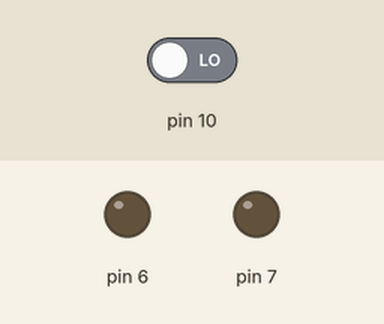
Bench run of a sketch on a simulated Arduino Uno, built with avr-gcc and run on an emulated ATmega328P. On the bench: output pins drawn as LEDs (lit = HIGH). The test bench sets the inputs (shaded band); at power-on: pin 10 LOW. What the sketch prints to the serial monitor is not drawn.

Above: at 1.2 s.
1.3 s: pin 10 driven HIGH
At 1.7 s:
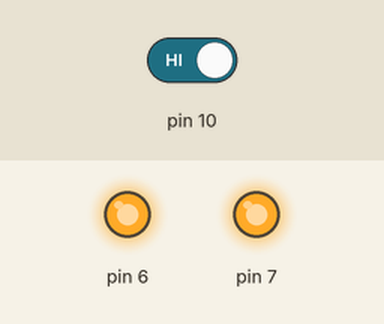
2.8 s: pin 10 driven LOW
At 4.1 s:
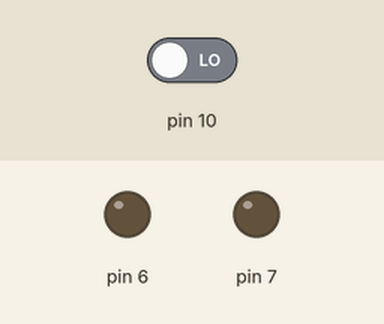
Timing chart, 0 to 5.8 s (numbered marks = the images above; inputs shaded):
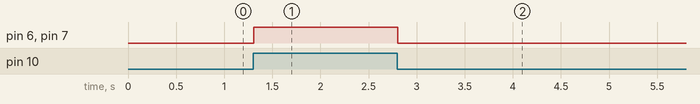

The sketch:

ButtonExample.ino
```cpp
/*
* Button (Sensor)
* Bomani Oseni McClendon
*
* You can think of a button as a simple digital sensor. The state
* of the button can be read as a digital input by the Arduino.
* In this example, we'll (trivially) turn on and off two LEDs
* based on whether or not the button is pressed.
*
* Consider finding the appropriate datasheet for your sensor.
*
*/
int buttonState = 0;

void setup() {
  //  Begin Serial Port
  Serial.begin(9600);

  //  Setup digital input for reading the button's state.
  pinMode(10, INPUT);

  //  Setup digital outputs for turning on LEDs connected
  //  to pins 6 and 7.
  pinMode(6, OUTPUT);
  pinMode(7, OUTPUT);
}

void loop() {
  // Read the sate of the button and save it in a global variable.
  buttonState = digitalRead(10);

  //  Print the reading to the Serial monitor.
  Serial.println(buttonState);

  //  Use an if-else statement to define how the program should
  //  respond when the button is pressed or or unpressed.
  if (buttonState == HIGH) {
    // If the button is pressed, turn on the LEDs.
    digitalWrite(6, HIGH);
    digitalWrite(7, HIGH);
  }
  else {
    //  If the button is not pressed, turn off the LEDs.
    digitalWrite(6, LOW);
    digitalWrite(7, LOW);
  }
}
```

Measured:
- after the input at 1.3 s, pin 6, pin 7: LOW → HIGH at once
- after the input at 2.8 s, pin 6, pin 7: HIGH → LOW at once
